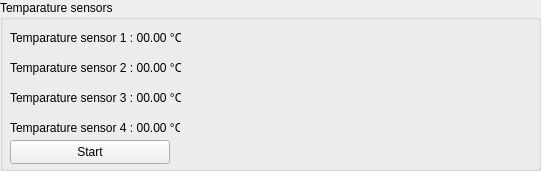
   <widget class="QGroupBox" name="groupBox_8">
    <property name="geometry">
     <rect>
      <x>660</x>
      <y>480</y>
      <width>541</width>
      <height>171</height>
     </rect>
    </property>
    <property name="title">
     <string>Temparature sensors</string>
    </property>
    <widget class="QLabel" name="label_15">
     <property name="geometry">
      <rect>
       <x>10</x>
       <y>30</y>
       <width>171</width>
       <height>16</height>
      </rect>
     </property>
     <property name="text">
      <string>Temparature sensor 1 : 00.00 °C</string>
     </property>
    </widget>
    <widget class="QLabel" name="label_16">
     <property name="geometry">
      <rect>
       <x>10</x>
       <y>60</y>
       <width>171</width>
       <height>16</height>
      </rect>
     </property>
     <property name="text">
      <string>Temparature sensor 2 : 00.00 °C </string>
     </property>
    </widget>
    <widget class="QLabel" name="label_17">
     <property name="geometry">
      <rect>
       <x>10</x>
       <y>90</y>
       <width>171</width>
       <height>16</height>
      </rect>
     </property>
     <property name="text">
      <string>Temparature sensor 3 : 00.00 °C </string>
     </property>
    </widget>
    <widget class="QPushButton" name="start_temperature_sensor_button">
     <property name="geometry">
      <rect>
       <x>10</x>
       <y>140</y>
       <width>160</width>
       <height>24</height>
      </rect>
     </property>
     <property name="text">
      <string>Start</string>
     </property>
    </widget>
    <widget class="QLabel" name="label_31">
     <property name="geometry">
      <rect>
       <x>10</x>
       <y>120</y>
       <width>170</width>
       <height>16</height>
      </rect>
     </property>
     <property name="text">
      <string>Temparature sensor 4 : 00.00 °C </string>
     </property>
    </widget>
   </widget>
